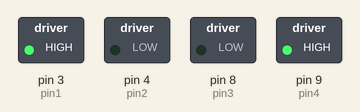
Recording of a sketch running on a simulated Arduino Uno, built with avr-gcc and run on an emulated ATmega328P. Parts: switched loads named in the sketch (green lamp = pin HIGH).

Above: at 0.1 s.
Timing chart, 0 to 1.6 s (numbered marks = the images above):
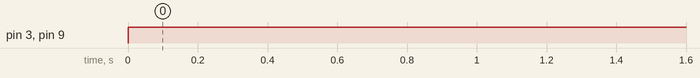

Measured:
- by itself, pin 3 (pin1), pin 9 (pin4): LOW → HIGH at 0.00 s

The sketch:

TESTE_motor.ino
```cpp
int pin1=3;
int pin2=4;
int pin3=8;
int pin4=9;


void setup() {
pinMode(pin1,OUTPUT);
pinMode(pin2,OUTPUT);
pinMode(pin3,OUTPUT);
pinMode(pin4,OUTPUT);

}

void loop() {

digitalWrite (pin1,HIGH);
digitalWrite(pin2,LOW);
digitalWrite (pin4,HIGH);
digitalWrite(pin3,LOW);


}
```
